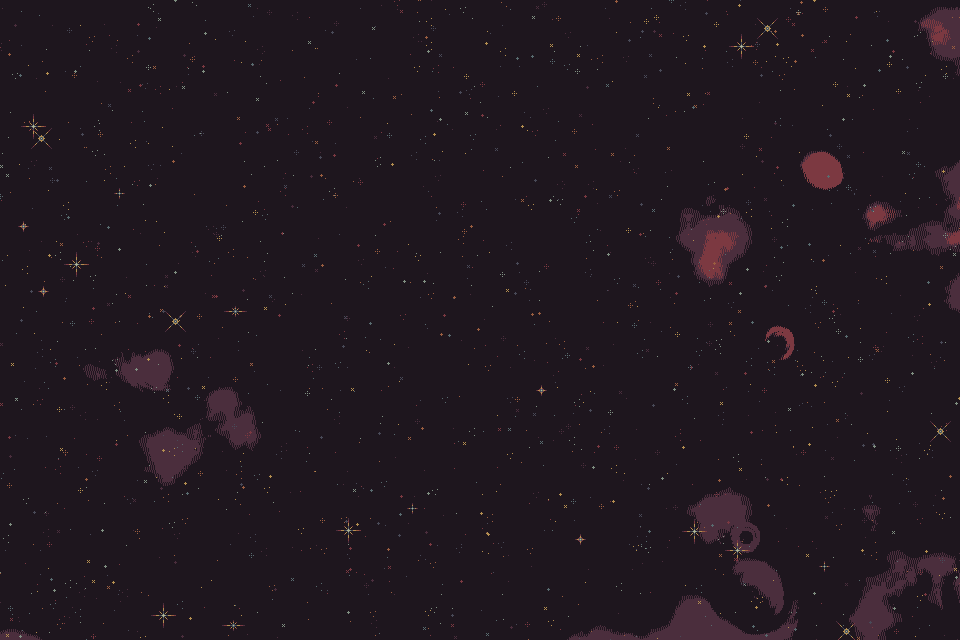

Rendered tile map (Tiled .tmx) drawn with the repository's tilesets; below, a short description and the full map source, tile grids included:
An orthogonal 30x20 tile map with 32x32 px tiles, 1 tile layer (Kachelebene 1).

<map version="1.10" tiledversion="1.10.1" orientation="orthogonal" renderorder="right-down" width="30" height="20" tilewidth="32" tileheight="32" infinite="0" nextlayerid="2" nextobjectid="1">
 <tileset firstgid="1" name="tiles" tilewidth="32" tileheight="32" tilecount="1980" columns="60">
  <image source="background.png" width="1920" height="1080" />
 </tileset>
 <layer id="1" name="Kachelebene 1" width="30" height="20" opacity="0.9">
  <data encoding="csv">
376,377,378,379,380,381,382,383,384,385,386,387,388,389,390,391,392,393,394,395,396,397,398,399,400,401,402,403,404,405,
436,437,438,439,440,441,442,443,444,445,446,447,448,449,450,451,452,453,454,455,456,457,458,459,460,461,462,463,464,465,
496,497,498,499,500,501,502,503,504,505,506,507,508,509,510,511,512,513,514,515,516,517,518,519,520,521,522,523,524,525,
556,557,558,559,560,561,562,563,564,565,566,567,568,569,570,571,572,573,574,575,576,577,578,579,580,581,582,583,584,585,
616,617,618,619,620,621,622,623,624,625,626,627,628,629,630,631,632,633,634,635,636,637,638,639,640,641,642,643,644,645,
676,677,678,679,680,681,682,683,684,685,686,687,688,689,690,691,692,693,694,695,696,697,698,699,700,701,702,703,704,705,
736,737,738,739,740,741,742,743,744,745,746,747,748,749,750,751,752,753,754,755,756,757,758,759,760,761,762,763,764,765,
796,797,798,799,800,801,802,803,804,805,806,807,808,809,810,811,812,813,814,815,816,817,818,819,820,821,822,823,824,825,
856,857,858,859,860,861,862,863,864,865,866,867,868,869,870,871,872,873,874,875,876,877,878,879,880,881,882,883,884,885,
916,917,918,919,920,921,922,923,924,925,926,927,928,929,930,931,932,933,934,935,936,937,938,939,940,941,942,943,944,945,
976,977,978,979,980,981,982,983,984,985,986,987,988,989,990,991,992,993,994,995,996,997,998,999,1000,1001,1002,1003,1004,1005,
1036,1037,1038,1039,1040,1041,1042,1043,1044,1045,1046,1047,1048,1049,1050,1051,1052,1053,1054,1055,1056,1057,1058,1059,1060,1061,1062,1063,1064,1065,
1096,1097,1098,1099,1100,1101,1102,1103,1104,1105,1106,1107,1108,1109,1110,1111,1112,1113,1114,1115,1116,1117,1118,1119,1120,1121,1122,1123,1124,1125,
1156,1157,1158,1159,1160,1161,1162,1163,1164,1165,1166,1167,1168,1169,1170,1171,1172,1173,1174,1175,1176,1177,1178,1179,1180,1181,1182,1183,1184,1185,
1216,1217,1218,1219,1220,1221,1222,1223,1224,1225,1226,1227,1228,1229,1230,1231,1232,1233,1234,1235,1236,1237,1238,1239,1240,1241,1242,1243,1244,1245,
1276,1277,1278,1279,1280,1281,1282,1283,1284,1285,1286,1287,1288,1289,1290,1291,1292,1293,1294,1295,1296,1297,1298,1299,1300,1301,1302,1303,1304,1305,
1336,1337,1338,1339,1340,1341,1342,1343,1344,1345,1346,1347,1348,1349,1350,1351,1352,1353,1354,1355,1356,1357,1358,1359,1360,1361,1362,1363,1364,1365,
1396,1397,1398,1399,1400,1401,1402,1403,1404,1405,1406,1407,1408,1409,1410,1411,1412,1413,1414,1415,1416,1417,1418,1419,1420,1421,1422,1423,1424,1425,
1456,1457,1458,1459,1460,1461,1462,1463,1464,1465,1466,1467,1468,1469,1470,1471,1472,1473,1474,1475,1476,1477,1478,1479,1480,1481,1482,1483,1484,1485,
1516,1517,1518,1519,1520,1521,1522,1523,1524,1525,1526,1527,1528,1529,1530,1531,1532,1533,1534,1535,1536,1537,1538,1539,1540,1541,1542,1543,1544,1545
</data>
 </layer>
</map>
